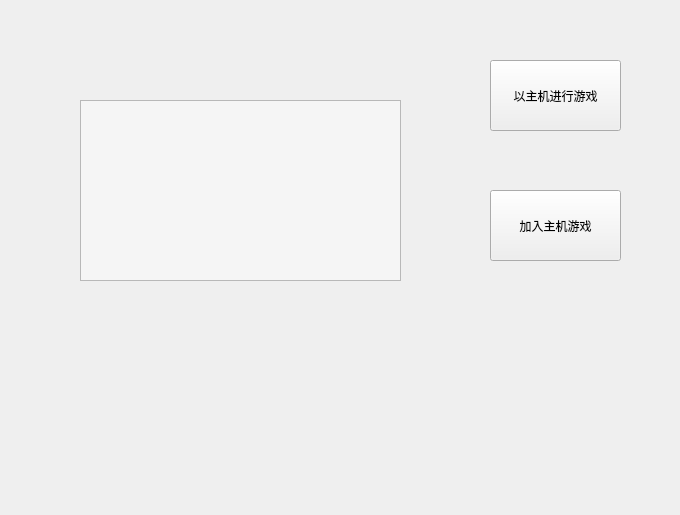
<?xml version="1.0" encoding="UTF-8"?>
<ui version="4.0">
 <class>StartMenu</class>
 <widget class="QWidget" name="StartMenu">
  <property name="geometry">
   <rect>
    <x>0</x>
    <y>0</y>
    <width>680</width>
    <height>515</height>
   </rect>
  </property>
  <property name="windowTitle">
   <string>Form</string>
  </property>
  <widget class="QPushButton" name="startServer">
   <property name="geometry">
    <rect>
     <x>490</x>
     <y>60</y>
     <width>131</width>
     <height>71</height>
    </rect>
   </property>
   <property name="text">
    <string>以主机进行游戏</string>
   </property>
  </widget>
  <widget class="QPushButton" name="startClient">
   <property name="geometry">
    <rect>
     <x>490</x>
     <y>190</y>
     <width>131</width>
     <height>71</height>
    </rect>
   </property>
   <property name="text">
    <string>加入主机游戏</string>
   </property>
  </widget>
  <widget class="QListWidget" name="playerList">
   <property name="geometry">
    <rect>
     <x>80</x>
     <y>100</y>
     <width>321</width>
     <height>181</height>
    </rect>
   </property>
   <property name="palette">
    <palette>
     <active>
      <colorrole role="Base">
       <brush brushstyle="SolidPattern">
        <color alpha="100">
         <red>255</red>
         <green>255</green>
         <blue>255</blue>
        </color>
       </brush>
      </colorrole>
     </active>
     <inactive>
      <colorrole role="Base">
       <brush brushstyle="SolidPattern">
        <color alpha="100">
         <red>255</red>
         <green>255</green>
         <blue>255</blue>
        </color>
       </brush>
      </colorrole>
     </inactive>
     <disabled>
      <colorrole role="Base">
       <brush brushstyle="SolidPattern">
        <color alpha="255">
         <red>240</red>
         <green>240</green>
         <blue>240</blue>
        </color>
       </brush>
      </colorrole>
     </disabled>
    </palette>
   </property>
  </widget>
 </widget>
 <resources/>
 <connections/>
</ui>
